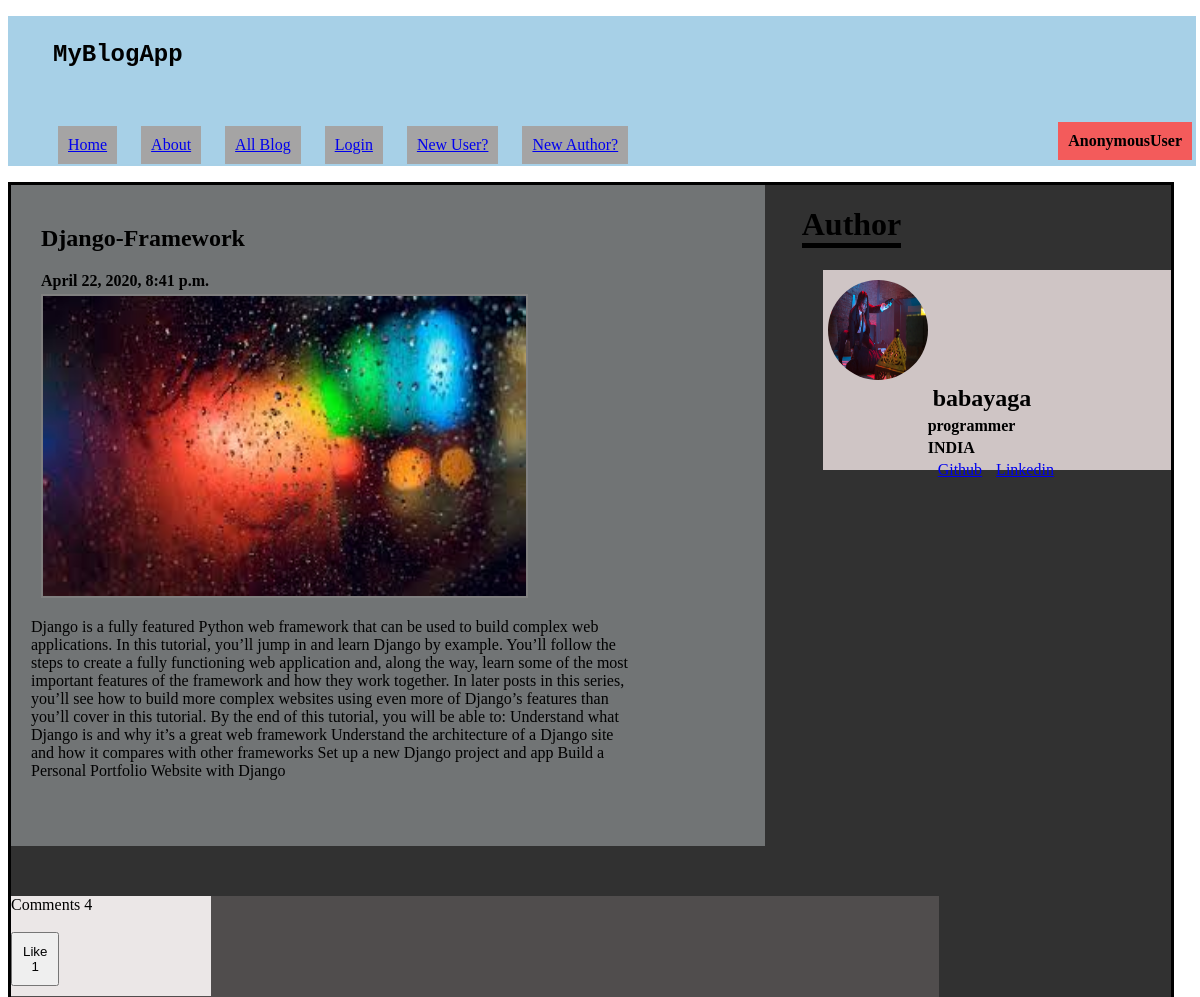
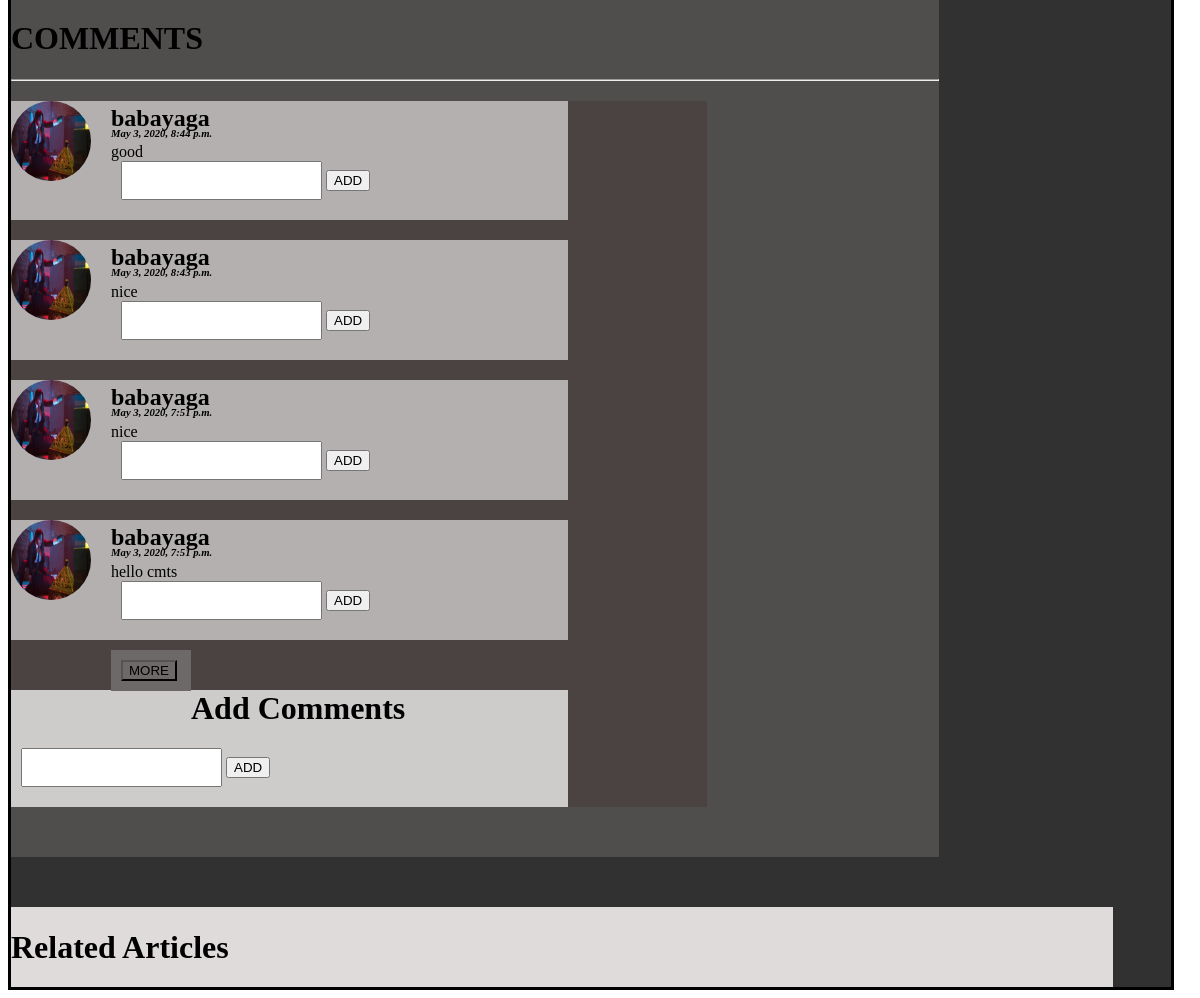
The app's page /view_article/2 with its own data (2 pictures, top to bottom).
### blog_app/models.py (models this page shows, shortened)
class Article(models.Model):
    type =(
        ("Programming","Programming"),
        ("Framework","Framework"),
        ("Hacking","Hacking"),
        ("Language","Language"),
        ("Other","Other"),
    )
    author = models.ForeignKey('MyUser',blank=True,null=True,on_delete=models.CASCADE)
    author_name = models.CharField(blank=True,max_length=25)
    title = models.CharField(max_length=50)
    thumbnail = models.ImageField(upload_to='thumbnail_img/')
    upload_date = models.DateTimeField(blank=True,default=timezone.now)
    category = models.CharField(max_length=30,default="Other",choices=type)
    content = models.CharField(max_length=5000)
    accessible = models.BooleanField(blank=True,default=False)

class MyUser(AbstractBaseUser,PermissionsMixin):
    f_name = models.CharField(blank=True,max_length=20,null=True)
    s_name = models.CharField(blank=True,max_length=20,null=True)
    email = models.CharField(max_length=40, unique=True)
    username = models.CharField(max_length=25,unique=True)
    profile_pic = models.ImageField(upload_to='user_pic')
    date_joined = models.DateField(default=timezone.now)
    occupation = models.CharField(blank=True,max_length=50,null=True)
    country = models.CharField(blank=True,max_length=15,null=True)
    authorise = models.BooleanField(default=False)
    github_address = models.CharField(blank=True,max_length=50,null=True)
    linkedin_address = models.CharField(blank=True,max_length=50,null=True)
    instagram_address = models.CharField(blank=True,max_length=50,null=True)
    is_active = models.BooleanField(default=True)
    is_author = models.BooleanField(default=False)
    is_user = models.BooleanField(default=False)
    is_staff = models.BooleanField(default=False)
    password = models.CharField(max_length=25)
    USERNAME_FIELD = 'email'
    REQUIRED_FIELDS = []
    objects = CustomUserManager()

class UserComments(models.Model):
    user = models.ForeignKey('MyUser',blank=True,null=True,on_delete=models.CASCADE)
    article = models.ForeignKey('Article',on_delete=models.CASCADE)
    u_msg = models.CharField(max_length=200)
    u_name = models.CharField(max_length=25)
    cmt_date = models.DateTimeField(default=timezone.now)

### blog_app/views.py (the view)
# urls.py: path('view_article/<int:article_id>',views.view_article,name="view_article"),
def view_article(request,article_id):
    view_blog = Article.objects.get(id=article_id)
    author = MyUser.objects.get(id=view_blog.author_id,is_author=True)
    related_articles = Article.objects.filter(category=view_blog.category,accessible=True)
    user = request.user
    cmts = UserComments.objects.filter(article_id=view_blog.id).order_by('-id')[:4]
    replys = ReplyComments.objects.filter(article_id=view_blog.id)
    likes = ArticleLikes.objects.filter(article_id=view_blog.id).count()
    userlike = ArticleLikes.objects.filter(article_id=view_blog.id,user_id=request.user.id).exists()
    morecount = UserComments.objects.filter(article_id=view_blog.id).count()
    print(morecount)
    if morecount > 4:
        more = True
        request.session['next'] = '2'
    else:
        more = False
    if userlike:
        active='blue'
    else:
        active ='black'
    context = {'more':more,'related_articles':related_articles,'active':active,'user':user,'new_blog':view_blog,'cmts':cmts,'replys':replys,'author':author,'likes':likes,'total_cmt':cmts.count()}
    return render(request,'index.html',context)

### blog/templates/index.html (shortened to what this page needs)
<!DOCTYPE html>
{% load static %}
<html lang="en">
<head>
  <link rel="stylesheet" href="{% static 'style.css'%}">
</head>
<body>
<header>
<nav class="navbar navbar-expand-sm bg-light">
  <ul class="navbar-nav">
    <div class="web-title">
    <h2 style="font-family:Lucida Console, Courier, monospace;">MyBlogApp</h2><br>
  </div>
    <li class="nav-item">
      <a class="nav-link" href="\">Home</a>
    </li>
    <li class="nav-item">
      <a class="nav-link" href="{% url 'about' %}">About</a>
    </li>
    <li class="nav-item">
      <a class="nav-link" href="{% url 'all_blogs' %}">All Blog</a>
    </li>
    {% if user.is_authenticated %}
    {% if user.is_author %}
    <li class="nav-item">
      <a class="nav-link" href="{% url 'author_dashboard' %}">DashBoard</a>
    </li>
    {% else %}
    <li class="nav-item">
      <a class="nav-link" href="/author_register">Are You Author?</a>
    </li>
    {%endif%}
    {%else%}
    <li class="nav-item">
      <a class="nav-link" href="{% url 'login' %}">Login</a>
    </li>
    <li class="nav-item">
      <a class="nav-link" href="/user_register">New User?</a>
    </li>
    <li class="nav-item">
      <a class="nav-link" href="/author_register">New Author?</a>
    </li>
    {%endif%}
  </ul>
  {% if user.is_authenticated %}
  <div style="padding: 10px; background: rgb(91, 243, 116); float: right; margin-top: -60px;"><strong>{{user}}</strong>
      <a class="nav-link" href="logout">Logout</a>
   </div>
   {%else%}
   <div style="padding: 10px; background: rgb(243, 91, 91); float: right; margin-top: -60px;"><strong>{{user}}</strong> </div>
  {%endif%}
</nav>
</header>
<div class="container">
  {% block body%}
  <div class="left-container">
    <div class="title">
    <h2>{{new_blog.title}}</h2>
    <h4>{{new_blog.upload_date}}</h4>
  </div>
    <div class="article">
      <div class="article-img"> <img src="/media/{{new_blog.thumbnail}}" alt="img"></div>
      <p> {{new_blog.content}}</p>
    </div>
  </div>
  <h1 style="float: right; margin-right: 270px; border-bottom: 5px solid black;">Author</h1>
  <div class="right-container">
    <div class="author-img"> <img src="/media/{{author.profile_pic}}" alt=""></div>
    <div class="author-info">
      <h2>{{author.username}}</h2>
     <h4>{{author.occupation}}</h4>
       <h4>{{author.country}}</h4>
       {%if author.github_address %}
       <a href="{{author.github_address}}"><span class="social-link">Github</span></a>
       {%endif%}
       {%if author.linkedin_address %}
       <a href="{{author.linkedin_address}}"> <span class="social-link">Linkedin</span> </a>
       {%endif%}
      </div>
  </div>
  <div class="cmt-box">
    <div class="cmt-like" style="position: relative; width: 200px; height: 100px; background: rgb(235, 231, 231);">
      Comments {{total_cmt}} <br><br>
      <button id="like" style="padding: 10px;" ><div id="active" style="color:{{active}};"> Like </div>{{likes}}</button>
    </div>
    <h1>COMMENTS</h1>
    <hr>
    <div class="user-cmts">
      <div id="cmtdiv">
      {% for cmt in cmts %}
      <div class="user-cmt-box" style="margin-top: 20px;">
        <div class="user-img"> <img src="/media/{{cmt.user.profile_pic}}" alt=""></div>
        <div class="user-msg">
        <h2>{{cmt.u_name}}</h2>
        <h6 style="font-style: italic;">{{cmt.cmt_date}}</h6>
        <div style="margin-right: 20px; margin-top: -20px;">{{cmt.u_msg}}</div>
        <form id="cmt_reply-{{cmt.id}}" method="POST">
        <input type="text" name="r-msg" id="msg-{{cmt.id}}">
        <button onclick="comment_reply({{cmt.id}})" type="button">ADD</button>
      </form>
      </div>
    </div>
      {% endfor %}
  </div>
  {% if more %}
  <div id="morecmt" style="float: left;">
    <div id="m" style="margin-top: 10px; margin-left: 100px; padding: 10px; width: 60px; background: rgb(109, 105, 105);"><button onclick="more()" style="background: none;">MORE</button></div>
  </div>
  {% endif %}
      <div class="cmt-form">
        <h1>Add Comments</h1>
        <form method="POST" id="cmtform" >
        <input type="text" name="cmt-msg" id="cmtmsg">
        <button id="addcmt">ADD</button>
      </form>
      </div>
    </div>
  </div>
  <div style="width: 95%; height: auto; background: rgb(223, 219, 219); display: grid;">
  <h1>Related Articles</h1>
  </div>
{%endblock%}
</div>
</body>
</html>

### static/style.css (style rules this page uses)
.web-title { padding: 5px; }
.navbar-nav { width: 97%; height: 150px; background: rgb(167, 208, 231); text-decoration-style: none; }
.nav-item { margin: 10px; display: inline-flex; margin-top: 15px; }
.nav-link { padding: 10px; background: rgb(165, 164, 164); }
.container { width: 98%; height: auto; background: rgb(49, 49, 49); border: 3px solid black; }
.left-container { width: 65%; float: left; height: auto; background: rgb(113, 116, 117); margin-bottom: 50px; }
.article { float: left; width: 80%; height: auto; margin-left: 20px; margin-bottom: 50px; }
.article-img img { width: 80%; height: 300px; margin-left: 10px; border: 2px solid gray; }
.title { float: left; margin-left: 30px; margin-top: 20px; }
.right-container { float: right; width: 30%; height: 200px; background: rgb(207, 197, 197); }
.author-img img { margin-left: 5px; margin-top: 10px; float: left; width: 100px; height: 100px; border-radius: 100%; }
.author-info { float: right; width: 70%; height: 200px; }
.author-info h2 { margin: 5px; }
.social-link { margin-left: 10px; }
h4 { margin-top: 4px; margin-bottom:4px ; }
.cmt-box { width: 80%; height: auto; float: left; background: #504d4d; position: relative; margin-bottom: 50px; }
.user-cmts { width: 75%; height: auto; background: rgb(75, 66, 66); }
.user-img img { width: 80px; height: 80px; border-radius: 100%; }
.user-cmt-box { width: 80%; height: auto; background: rgb(180, 176, 176); }
.user-msg { margin-left: 100px; margin-top: -100px; }
.user-msg h6 { margin-top: -25px; }
.cmt-form { width: 80%; height: auto; margin-top: 50px; margin-bottom: 50px; background: rgb(206, 203, 203); }
input { padding: 10px; margin-left: 10px; margin-bottom: 20px; }

### records on screen
Article: title "Django-Framework", upload_date "April 22, 2020, 8:41 p.m.", thumbnail (picture), content "Django is a fully featured Python web framework that can be used to build complex web applications. In this tutorial, you’ll jump in and learn Django by example. You’ll follow the steps to create a fully functioning web application and, along the way, learn some of the most important features of the framework and how they work together. In later posts in this series, you’ll see how to build more complex websites using even more of Django’s features than you’ll cover in this tutorial. By the end of this tutorial, you will be able to: Understand what Django is and why it’s a great web framework Understand the architecture of a Django site and how it compares with other frameworks Set up a new…"
MyUser: profile_pic (picture), username "babayaga", occupation "programmer", country "INDIA"
UserComments: user.profile_pic (picture), u_name "babayaga", cmt_date "May 3, 2020, 8:44 p.m.", u_msg "good"
UserComments: user.profile_pic (picture), u_name "babayaga", cmt_date "May 3, 2020, 8:43 p.m.", u_msg "nice"
UserComments: user.profile_pic (picture), u_name "babayaga", cmt_date "May 3, 2020, 7:51 p.m.", u_msg "nice"
UserComments: user.profile_pic (picture), u_name "babayaga", cmt_date "May 3, 2020, 7:51 p.m.", u_msg "hello cmts"

### other values on screen
{{ user }} "AnonymousUser"
{{ total_cmt }} "4"
{{ likes }} "1"
